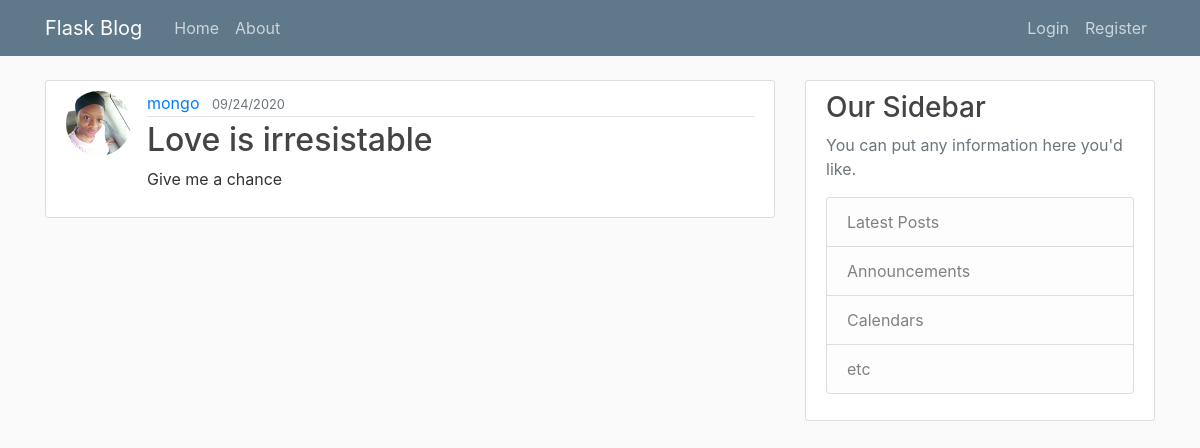
Before: /post/4 with the older database file.
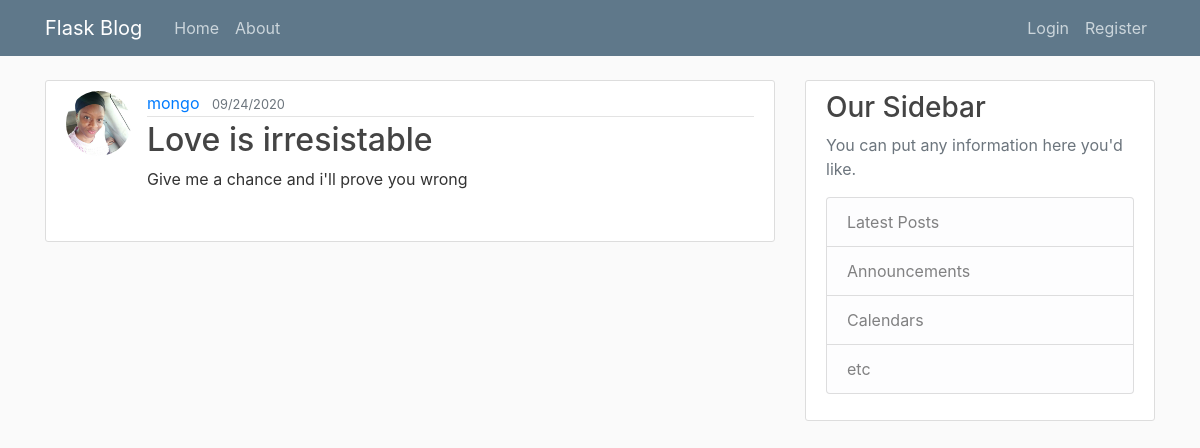
After: the same page with the newer database file.
### flaskblog/models.py (models this page shows, shortened)
class Post(db.Model):
	id = db.Column(db.Integer, primary_key = True)
	title = db.Column(db.String(20), nullable= False)
	date_posted = db.Column(db.DateTime, nullable = False, default = datetime.utcnow)
	content = db.Column(db.Text, nullable = False)
	user_id = db.Column(db.Integer, db.ForeignKey("user.id"), nullable = False)

### flaskblog/routes.py (the view)
@app.route('/post/<int:post_id>')
def post(post_id):
	post = Post.query.get_or_404(post_id)
	return render_template('post.html', title =post.title, post=post)

### flaskblog/templates/post.html (shortened to what this page needs)
{% extends "layout.html" %}
{% block css %}
	<link rel="stylesheet" type="text/css" href="{{ url_for('static', filename = 'main.css')}}">
{% endblock %}
{% block content %}
	<article class="media content-section">
		<img class="rounded-circle article-img" src="{{ url_for('static', filename='profile_pics/' + post.author.image_file) }}">
	  <div class="media-body">
	    <div class="article-metadata">
	      <a class="mr-2" href="#">{{ post.author.username }}</a>
	      <small class="text-muted">{{ post.date_posted.strftime("%m/%d/%Y") }}</small>
	    </div>
	    <h2 class="article-title"> {{ post.title }}</h2>
	    <p class="article-content">{{ post.content }}</p>
	  </div>
	</article>
{% endblock content %}

Changed rows visible on the page:
changed Post "Love is irresistable": content "Give me a chance" → "Give me a chance and i'll prove you wrong"
